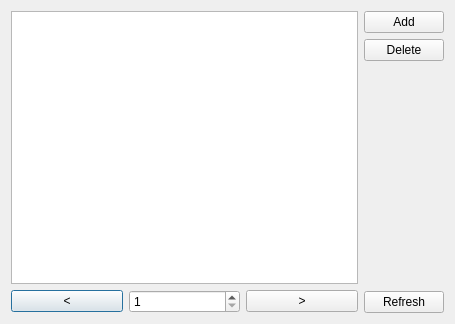
<?xml version="1.0" encoding="UTF-8"?>
<ui version="4.0">
 <class>values_list</class>
 <widget class="QDialog" name="values_list">
  <property name="geometry">
   <rect>
    <x>0</x>
    <y>0</y>
    <width>455</width>
    <height>324</height>
   </rect>
  </property>
  <property name="windowTitle">
   <string>Values</string>
  </property>
  <layout class="QHBoxLayout" name="horizontalLayout_2">
   <item>
    <layout class="QVBoxLayout" name="verticalLayout_2">
     <item>
      <widget class="QListWidget" name="listWidget"/>
     </item>
     <item>
      <layout class="QHBoxLayout" name="horizontalLayout">
       <item>
        <widget class="QPushButton" name="pushButton_4">
         <property name="text">
          <string>&lt;</string>
         </property>
        </widget>
       </item>
       <item>
        <widget class="QSpinBox" name="spinBox">
         <property name="suffix">
          <string/>
         </property>
         <property name="minimum">
          <number>1</number>
         </property>
         <property name="maximum">
          <number>999999</number>
         </property>
        </widget>
       </item>
       <item>
        <widget class="QPushButton" name="pushButton_5">
         <property name="text">
          <string>&gt;</string>
         </property>
        </widget>
       </item>
      </layout>
     </item>
    </layout>
   </item>
   <item>
    <layout class="QVBoxLayout" name="verticalLayout">
     <item>
      <widget class="QPushButton" name="pushButton">
       <property name="text">
        <string>Add</string>
       </property>
      </widget>
     </item>
     <item>
      <widget class="QPushButton" name="pushButton_2">
       <property name="text">
        <string>Delete</string>
       </property>
      </widget>
     </item>
     <item>
      <spacer name="verticalSpacer">
       <property name="orientation">
        <enum>Qt::Vertical</enum>
       </property>
       <property name="sizeHint" stdset="0">
        <size>
         <width>20</width>
         <height>40</height>
        </size>
       </property>
      </spacer>
     </item>
     <item>
      <widget class="QPushButton" name="pushButton_3">
       <property name="text">
        <string>Refresh</string>
       </property>
      </widget>
     </item>
    </layout>
   </item>
  </layout>
 </widget>
 <resources/>
 <connections/>
</ui>
